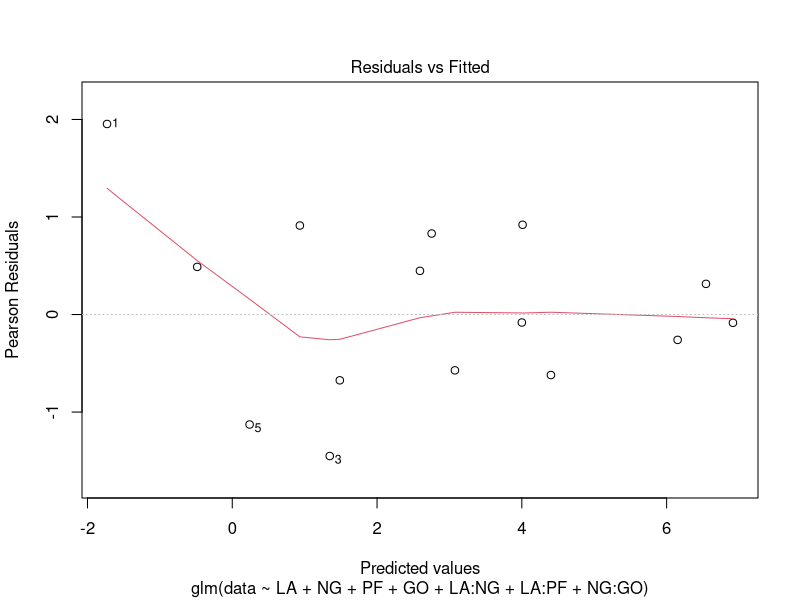
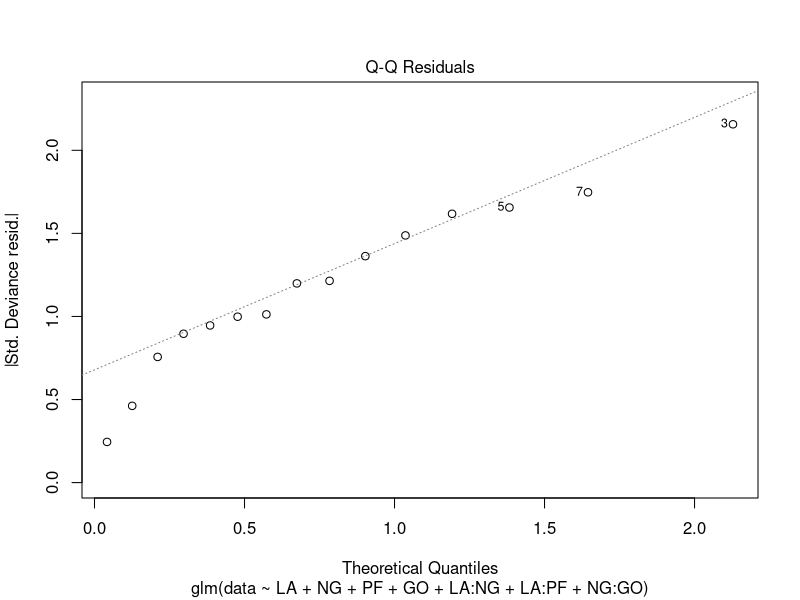
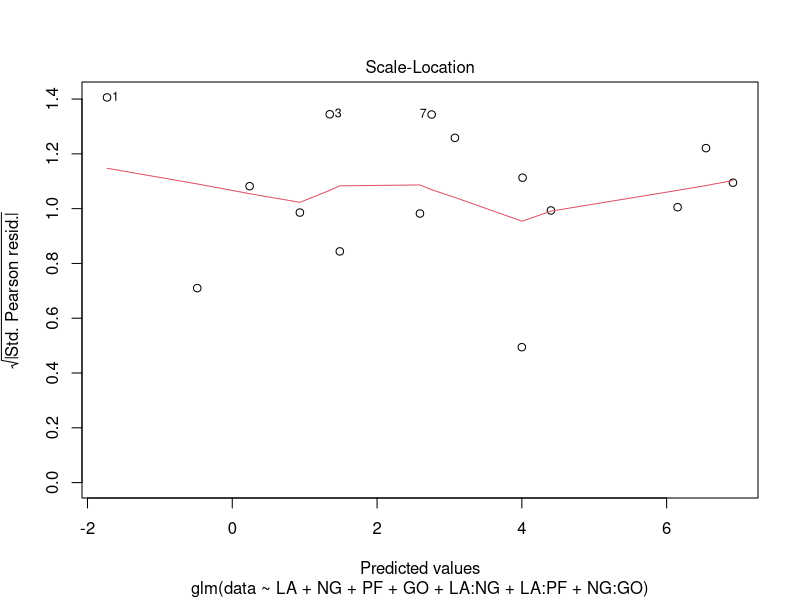
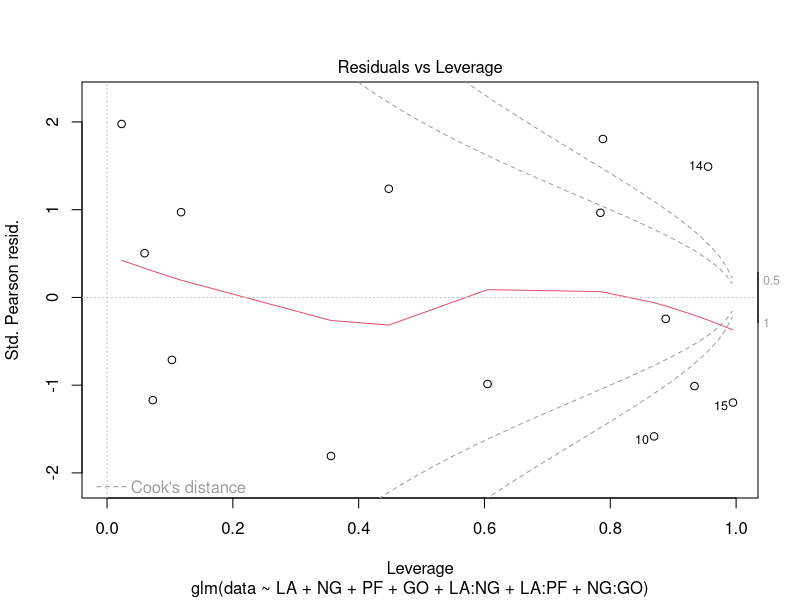

The R script that drew these images, in order:
############################### Appendix #######################################
## This file contains the code used for Assignment 3 in Statistical Research
## Skills (MATH11188).
## Group Work:: E. Antypas (s2449453), S. Liu (s2337553),
## C. Giannikos (S2436019), Y. Gu(s2304572)

################################ Code ##########################################

## Creating dataset
data <- c(1, 1, 1, 15, 0, 3, 19, 54, 4, 19, 62, 464, 76, 703, 1006) 
## Local Authority
LA <- c(1,1,1,1,1,1,1,1,0,0,0,0,0,0,0)
## Non-Government Organisation
NG <- c(1,1,1,1,0,0,0,0,1,1,1,1,0,0,0) 
## Police Force
PF <- c(1,0,1,0,1,0,1,0,1,0,1,0,1,0,1)

## Government Organisation
GO <- c(1,1,0,0,1,1,0,0,1,1,0,0,1,1,0)

## Step-wise AIC procedure

## Model with all interactions
model.full <- glm(data~LA+NG+PF+GO
                  +LA:NG+LA:PF+LA:GO
                  +NG:PF+NG:GO+PF:GO, family=poisson(link="log"))

library(MASS)

# Model selection based on AIC (backward)
model.select <- stepAIC(model.full, direction="both") 
## Summary
summary(model.select)

# model with no interactions
model.reduced <- glm(data~LA+NG+PF+GO, family=poisson(link="log"))


# Forward model selection based on AIC
stepAIC(model.reduced, scope=list(lower= formula(model.reduced),upper=formula(model.full)),direction="forward")

# Model selection based on BIC 
stepAIC(model.full, direction="both", criterion="BIC") 






## P-value for goodness of fit
1-pchisq(summary(model.select)$deviance, summary(model.select)$df.residual)

## Residual plots
plot(model.select)


# Confidence Intervals
# Step 1: Extract the estimate and standard error of the intercept
coef <- summary(model.select)$coefficients[1,]
beta_0_hat<- coef["Estimate"]
beta_0_se <- coef["Std. Error"]

# Step 2: Calculate the estimate for N=exp(beta_0)+n
y_hat<- exp(beta_0_hat)
n <- sum(data)
N_hat <- y_hat+n

# Step 3: Calculate the standard error of N_hat
N_se <- y_hat* beta_0_se

# Step 4: Calculate the 95% confidence interval for y=exp(beta_0)
lb_ci <- N_hat - N_se*1.96 
ub_ci <- N_hat + N_se*1.96 
N_ci <- c(lb_ci,ub_ci)